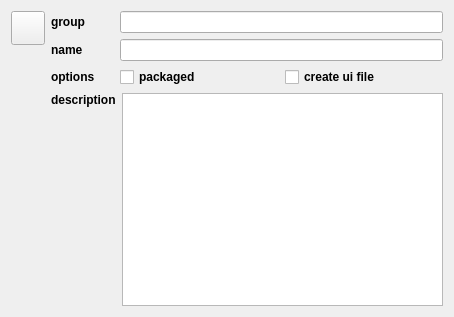
<?xml version="1.0" encoding="UTF-8"?>
<ui version="4.0">
 <class>ElementalNodeOptions</class>
 <widget class="QWizardPage" name="ElementalNodeOptions">
  <property name="geometry">
   <rect>
    <x>0</x>
    <y>0</y>
    <width>454</width>
    <height>317</height>
   </rect>
  </property>
  <property name="minimumSize">
   <size>
    <width>450</width>
    <height>0</height>
   </size>
  </property>
  <property name="windowTitle">
   <string>ElementalNodeOptions</string>
  </property>
  <property name="title">
   <string>ElementalNode Options</string>
  </property>
  <layout class="QGridLayout" name="gridLayout">
   <item row="0" column="0" rowspan="4">
    <layout class="QVBoxLayout" name="verticalLayout">
     <item>
      <widget class="QPushButton" name="uiIconBTN">
       <property name="minimumSize">
        <size>
         <width>34</width>
         <height>34</height>
        </size>
       </property>
       <property name="maximumSize">
        <size>
         <width>34</width>
         <height>34</height>
        </size>
       </property>
       <property name="text">
        <string/>
       </property>
       <property name="iconSize">
        <size>
         <width>32</width>
         <height>32</height>
        </size>
       </property>
      </widget>
     </item>
     <item>
      <spacer name="verticalSpacer">
       <property name="orientation">
        <enum>Qt::Vertical</enum>
       </property>
       <property name="sizeHint" stdset="0">
        <size>
         <width>20</width>
         <height>40</height>
        </size>
       </property>
      </spacer>
     </item>
    </layout>
   </item>
   <item row="0" column="1">
    <layout class="QHBoxLayout" name="horizontalLayout_4">
     <item>
      <widget class="QLabel" name="label_3">
       <property name="minimumSize">
        <size>
         <width>63</width>
         <height>0</height>
        </size>
       </property>
       <property name="font">
        <font>
         <weight>75</weight>
         <bold>true</bold>
        </font>
       </property>
       <property name="text">
        <string>group</string>
       </property>
      </widget>
     </item>
     <item>
      <widget class="QLineEdit" name="uiGroupTXT"/>
     </item>
    </layout>
   </item>
   <item row="1" column="1">
    <layout class="QHBoxLayout" name="horizontalLayout">
     <item>
      <widget class="QLabel" name="label">
       <property name="minimumSize">
        <size>
         <width>63</width>
         <height>0</height>
        </size>
       </property>
       <property name="font">
        <font>
         <weight>75</weight>
         <bold>true</bold>
        </font>
       </property>
       <property name="text">
        <string>name</string>
       </property>
      </widget>
     </item>
     <item>
      <widget class="QLineEdit" name="uiNameTXT"/>
     </item>
    </layout>
   </item>
   <item row="2" column="1">
    <layout class="QHBoxLayout" name="horizontalLayout_2">
     <item>
      <widget class="QLabel" name="label_4">
       <property name="minimumSize">
        <size>
         <width>63</width>
         <height>0</height>
        </size>
       </property>
       <property name="font">
        <font>
         <weight>75</weight>
         <bold>true</bold>
        </font>
       </property>
       <property name="text">
        <string>options</string>
       </property>
      </widget>
     </item>
     <item>
      <widget class="QCheckBox" name="uiPackagedCHK">
       <property name="sizePolicy">
        <sizepolicy hsizetype="Expanding" vsizetype="Fixed">
         <horstretch>0</horstretch>
         <verstretch>0</verstretch>
        </sizepolicy>
       </property>
       <property name="font">
        <font>
         <weight>75</weight>
         <bold>true</bold>
        </font>
       </property>
       <property name="text">
        <string>packaged</string>
       </property>
      </widget>
     </item>
     <item>
      <widget class="QCheckBox" name="uiCreateUiFileCHK">
       <property name="sizePolicy">
        <sizepolicy hsizetype="Expanding" vsizetype="Fixed">
         <horstretch>0</horstretch>
         <verstretch>0</verstretch>
        </sizepolicy>
       </property>
       <property name="font">
        <font>
         <weight>75</weight>
         <bold>true</bold>
        </font>
       </property>
       <property name="text">
        <string>create ui file</string>
       </property>
      </widget>
     </item>
    </layout>
   </item>
   <item row="3" column="1">
    <layout class="QHBoxLayout" name="horizontalLayout_3">
     <item>
      <widget class="QLabel" name="label_2">
       <property name="font">
        <font>
         <weight>75</weight>
         <bold>true</bold>
        </font>
       </property>
       <property name="text">
        <string>description</string>
       </property>
       <property name="alignment">
        <set>Qt::AlignLeading|Qt::AlignLeft|Qt::AlignTop</set>
       </property>
      </widget>
     </item>
     <item>
      <widget class="QTextEdit" name="uiDescriptionTXT"/>
     </item>
    </layout>
   </item>
  </layout>
 </widget>
 <resources/>
 <connections/>
</ui>
